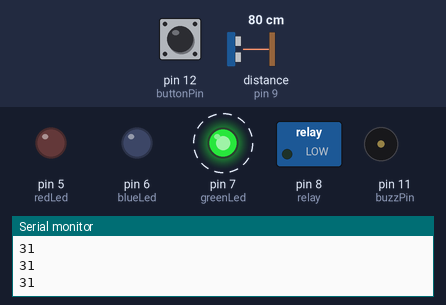
A sketch run on a simulated Arduino Nano, built with avr-gcc and run on an emulated ATmega328P. Shown: switched loads named in the sketch (green lamp = pin HIGH), output pins drawn as LEDs (lit = HIGH), buzzer (waves = sounding), the last lines printed to the serial monitor. Wiring (inferred from the names in the program): ultrasonic range finder: trigger pin 10; echo pin 9. Dashed ring = blinking. The test bench sets the inputs (shaded band); at power-on: distance to the obstacle (sensor on pin 9) 80 cm, pin 12 (buttonPin) HIGH. The echo pulse lasts 58.3 µs per cm; pins used as bus, display or sensor lines are not drawn.

Above: at 1.28 s.
1.3 s: distance to the obstacle (sensor on pin 9) set to 74 cm
At 1.8 s:
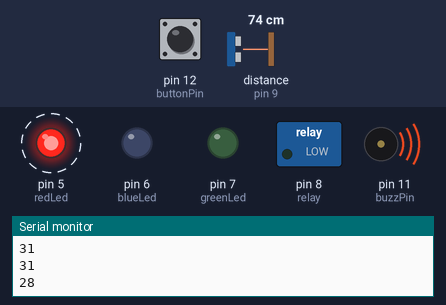
4.3 s: distance to the obstacle (sensor on pin 9) set to 120 cm
At 4.71 s:
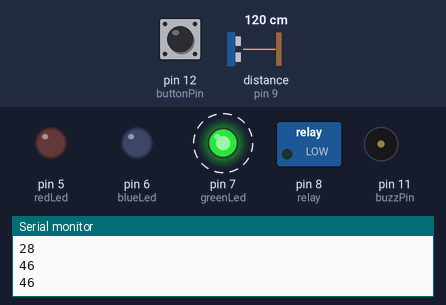
7.3 s: pin 12 (buttonPin) pulled LOW for 3.2 s
At 8.5 s:
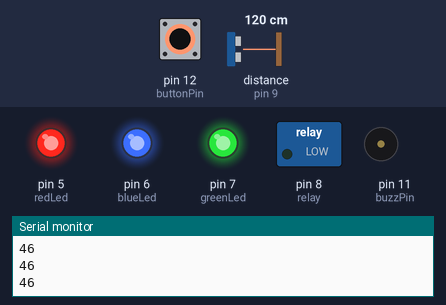
12.4 s: distance to the obstacle (sensor on pin 9) set to 2 cm
At 14.6 s:
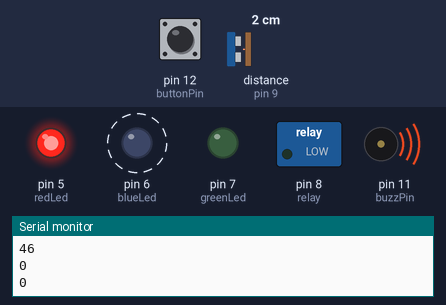
15.4 s: distance to the obstacle (sensor on pin 9) set to 31 cm
18.2 s: distance to the obstacle (sensor on pin 9) set to 37 cm
At 18.48 s:
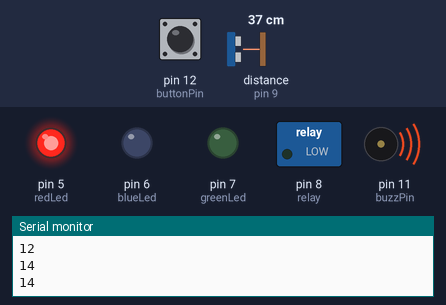
Timing chart, 0 to 22.2 s (numbered marks = the images above; inputs shaded):
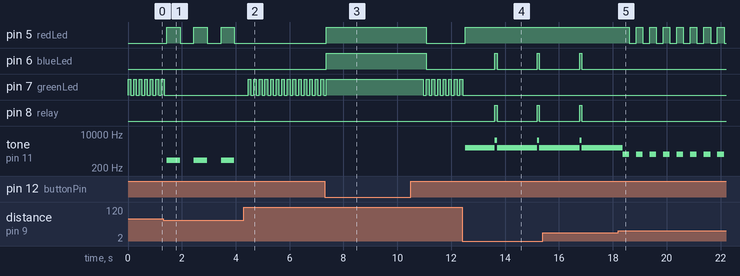

The sketch:

cat-blaster.ino
```cpp
// pins
const int buttonPin = 12;  // Delay button
const int buzzPin = 11;
const int trigPin = 10; // TRIG Pin on HC-SR04 Ultrasonic Module
const int echoPin = 9; // ECHO Pin on HC-SR04 Ultrasonic Module
const int relay = 8;
const int greenLed = 7;
const int blueLed = 6;
const int redLed = 5;

// config
const int maxBlasts = 12; //Change this to how many blasts your air tank is good for
const int airBurst = 75; // How long solenoid fires for
const int zone1 = 30; // Getting this close (inches) to sensor triggers slow LED blink
const int zone2 = 20; // Getting this close (inches)to sensor triggers faster LED blink and buzzer
const int zone3 = 12; // At this distance (inches) there is a steady warning tone and then the solenoid fires
const int noObject = 467; // the value where nothing in range

// vars
float distance;
int blastCount; // Used to keep track of how many times air is fired so you know when to refill tank
int blinkRate;
int buttonState; // variable to store button state

void setup() {
  Serial.begin(9600);
  blastCount = 0; // Everytime arduino is reset to keep track of air bursts
  pinMode(buttonPin, INPUT);
  pinMode(buzzPin, OUTPUT);
  digitalWrite(buzzPin, HIGH);
  digitalWrite(buttonPin, HIGH); // turn on pull up resistors. Wire button so that press shorts pin to ground
  pinMode(trigPin, OUTPUT);
  pinMode(echoPin, INPUT);
  pinMode(relay, OUTPUT);
  pinMode(blueLed, OUTPUT);
  pinMode(greenLed, OUTPUT);
  pinMode(redLed, OUTPUT);
}

void loop() {
  noTone(buzzPin);
  digitalWrite(redLed, LOW);
  digitalWrite(greenLed, LOW);
  digitalWrite(blueLed, LOW);

  buttonState = digitalRead(buttonPin);   // read the button state and store
  while (buttonState == LOW) {
    // Pressing the button will not allow solenoid to fire
    // Handy for allowing you to get into "banned" area
    digitalWrite(greenLed, HIGH);
    digitalWrite(redLed, HIGH);
    digitalWrite(blueLed, HIGH);
    delay(500);
//    digitalWrite(greenLed, LOW); // Doesn't actually blink but was needed to stay in this button pressed loop
    buttonState = digitalRead(buttonPin);
  }

  distance = getDistance();

  // Not in any zone
  if (distance == noObject) {
    blinkRate = 1000;
    digitalWrite(greenLed, HIGH); // armed
    delay(blinkRate);
    digitalWrite(greenLed, LOW);
    delay(blinkRate);
  }
  else if (distance > zone1) {
    blinkRate = 100;
    digitalWrite(greenLed, HIGH); // armed
    delay(blinkRate);
    digitalWrite(greenLed, LOW);
    delay(blinkRate);
  }

  // IN zone1
  else if (distance <= zone1 && distance > zone2) { // Somethng enters zone1 - Slow LED blink no beeping
     blinkRate = 500;
     digitalWrite(redLed, HIGH);
     tone(buzzPin, 500);
     delay(blinkRate);
     noTone(buzzPin);
     digitalWrite(redLed, LOW);
     delay(blinkRate);
  }

  // IN zone 2
  else if (distance <= zone2 && distance > zone3){ //Something enters zone2 - Faster LED blink and beeping
    blinkRate = 250;
    digitalWrite(redLed, HIGH);
    tone(buzzPin, 1000);
    delay(blinkRate);
    noTone(buzzPin);
    digitalWrite(redLed, LOW);
    delay(blinkRate);
  }

 // IN zone 3
 else if (distance <= zone3) { // Something enters zone3, first give a warning tone
    digitalWrite(redLed, HIGH); // Green LED Comes on
    tone(buzzPin, 2000);
    delay(1100); // give tone before air blast - increase delay for longer warning
    // noTone(buzzPin);
    // digitalWrite(redLed, LOW);

    // Now check again to see if something is still in zone 3
    distance = getDistance();
    while (distance <= zone3 ) {
      tone(buzzPin, 5000);
      digitalWrite(blueLed, HIGH);
      digitalWrite(relay, HIGH); // Solenoid Fires

      delay(airBurst); // How long Solenoid fires for
      blastCount ++; // Add 1 to the firing count

      digitalWrite(relay, LOW);
      digitalWrite(blueLed, LOW);
      tone(buzzPin, 2000);

      delay(1500);
      distance = getDistance();
    }
  }

  if (blastCount >= maxBlasts) {
    digitalWrite(redLed, HIGH); //Turns on Red LED when maxBlasts is reached
  }
}

// Read the HC-SR04 Ultrasonic Module, return distance in inches
long getDistance(){
  long duration, distance;
  digitalWrite(trigPin, LOW);
  delayMicroseconds(2);
  digitalWrite(trigPin, HIGH);
  delayMicroseconds(10);
  digitalWrite(trigPin, LOW);
  duration = pulseIn(echoPin, HIGH);
  distance = (duration/58.138) * .39; //Calculates distance in inches
  Serial.print(distance);
  Serial.print('\n');
  return distance;
}
```

Measured:
- the behaviour switches between 80 and 79 cm on distance to the obstacle (sensor on pin 9) (found by bisection; images 0 and 1)
- the behaviour switches between 33 and 34 cm on distance to the obstacle (sensor on pin 9) (found by bisection; images 4 and 5)
- after the input at 1.3 s, pin 5 (redLed): alternates HIGH for 0.50 s and LOW for 0.51 s, starting after 0.14 s; pin 7 (greenLed): goes on until 1.3 s, then stays LOW; tone on pin 11 (buzzPin): alternates 500 Hz for 0.50 s and silent for 0.51 s, starting after 0.14 s
- after the input at 4.3 s, pin 5 (redLed): stops changing and stays LOW; pin 7 (greenLed): alternates HIGH for 0.10 s and LOW for 0.11 s, starting after 0.16 s; tone on pin 11 (buzzPin): stops changing and stays silent
- after the input at 7.3 s, pin 5 (redLed), pin 6 (blueLed): LOW → HIGH after 0.06 s, → LOW 3.7 s later
- after the input at 12.4 s, pin 5 (redLed): LOW → HIGH after 0.12 s; pin 6 (blueLed), pin 8 (relay): alternates HIGH for 0.08 s and LOW for 1.5 s, starting after 1.2 s; pin 7 (greenLed): goes on until 12.4 s, then stays LOW; tone on pin 11 (buzzPin): goes 2000 Hz 1.1 s, 5000 Hz 0.08 s, 2000 Hz 1.5 s, 5000 Hz 0.08 s, then 2000 Hz, starting after 0.12 s
- after the input at 18.2 s, pin 5 (redLed): alternates HIGH for 0.25 s and LOW for 0.25 s, starting after 0.41 s; pin 6 (blueLed), pin 8 (relay): stops changing and stays LOW; tone on pin 11 (buzzPin): alternates 1000 Hz for 0.25 s and silent for 0.25 s, starting after 0.16 s
- by itself, pin 7 (greenLed): alternates HIGH for 0.10 s and LOW for 0.11 s
